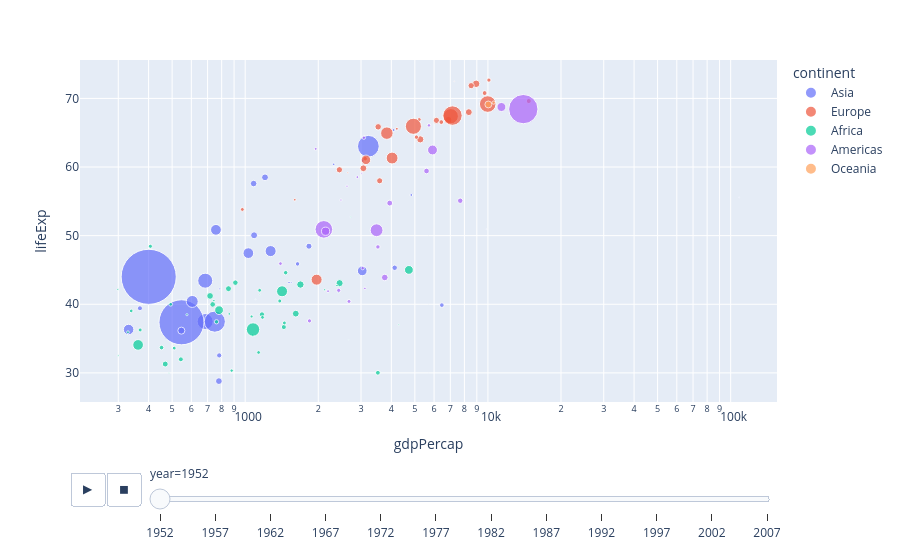

Here is the notebook cell this chart was saved with:
### Markdown cell above
---
## 📝 Task 8 — Interactive Charts with Plotly Express

### Background
Plotly Express (imported as `px`) creates fully interactive charts in one or two lines. Charts support hover info, zoom, and filtering by legend clicks out of the box.

### 🎯 Your Task
Use the **built-in `gapminder` dataset** (`px.data.gapminder()`) to create:

**Part A — Animated Scatter Plot:**  
Plot `gdpPercap` (x, log scale) vs `lifeExp` (y), with:
- Bubble size = `pop`
- Color = `continent`
- Animation frame = `year`
- Title: "GDP vs Life Expectancy Over Time"

**Part B — Bar Chart (2007 snapshot):**  
Filter for `year == 2007` and `continent == 'Asia'`. Plot a bar chart of `country` vs `lifeExp`, sorted descending. Title: "Life Expectancy in Asia (2007)".

> 💡 **Hint for Part A:** `px.scatter(..., animation_frame='year', log_x=True, size='pop', size_max=60)`  
> 💡 **Hint for Part B:** Use `df.sort_values('lifeExp', ascending=False)` before plotting.

### Code cell
import plotly.express as px

gapminder = px.data.gapminder()

# YOUR CODE HERE — Part A: Animated scatter plot
figure = px.scatter(gapminder, x="gdpPercap", y = "lifeExp", animation_frame='year', log_x=True, size='pop', size_max=60, color="continent")
figure.show()

### Figure 1 — Plotly figure (JSON) as saved in the notebook; plotly's stock layout.template omitted (floating-point values rounded to 4 significant figures)
{"data": [{"hovertemplate": "continent=Asia<br>year=1952<br>gdpPercap=%{x}<br>lifeExp=%{y}<br>pop=%{marker.size}<extra></extra>", "legendgroup": "Asia", "marker": {"color": "#636efa", "size": [8425333, 120447, 46886859, 4693836, 556263527, 2125900, 372000000, 82052000, 17272000, 5441766, 1620914, 86459025, 607914, 8865488, 20947571, 160000, 1439529, 6748378, 800663, 20092996, 9182536, 507833, 41346560, 22438691, 4005677, 1127000, 7982342, 3661549, 8550362, 21289402, 26246839, 1030585, 4963829], "sizemode": "area", "sizeref": 366300.0, "symbol": "circle"}, "mode": "markers", "name": "Asia", "orientation": "v", "showlegend": true, "type": "scatter", "x": [779.4, 9867.0, 684.2, 368.5, 400.4, 3054.0, 546.6, 749.7, 3035.0, 4130.0, 4087.0, 3217.0, 1547.0, 1088.0, 1031.0, 108400.0, 4835.0, 1831.0, 786.6, 331.0, 545.9, 1828.0, 684.6, 1273.0, 6460.0, 2315.0, 1084.0, 1643.0, 1207.0, 757.8, 605.1, 1516.0, 781.7], "xaxis": "x", "y": [28.8, 50.94, 37.48, 39.42, 44.0, 60.96, 37.37, 37.47, 44.87, 45.32, 65.39, 63.03, 43.16, 50.06, 47.45, 55.56, 55.93, 48.46, 42.24, 36.32, 36.16, 37.58, 43.44, 47.75, 39.88, 60.4, 57.59, 45.88, 58.5, 50.85, 40.41, 43.16, 32.55], "yaxis": "y"}, {"hovertemplate": "continent=Europe<br>year=1952<br>gdpPercap=%{x}<br>lifeExp=%{y}<br>pop=%{marker.size}<extra></extra>", "legendgroup": "Europe", "marker": {"color": "#EF553B", "size": [1282697, 6927772, 8730405, 2791000, 7274900, 3882229, 9125183, 4334000, 4090500, 42459667, 69145952, 7733250, 9504000, 147962, 2952156, 47666000, 413834, 10381988, 3327728, 25730551, 8526050, 16630000, 6860147, 3558137, 1489518, 28549870, 7124673, 4815000, 22235677, 50430000], "sizemode": "area", "sizeref": 366300.0, "symbol": "circle"}, "mode": "markers", "name": "Europe", "orientation": "v", "showlegend": true, "type": "scatter", "x": [1601.0, 6137.0, 8343.0, 973.5, 2444.0, 3119.0, 6876.0, 9692.0, 6425.0, 7030.0, 7144.0, 3531.0, 5264.0, 7268.0, 5210.0, 4931.0, 2648.0, 8942.0, 10100.0, 4029.0, 3068.0, 3145.0, 3581.0, 5075.0, 4215.0, 3834.0, 8528.0, 14730.0, 1969.0, 9980.0], "xaxis": "x", "y": [55.23, 66.8, 68.0, 53.82, 59.6, 61.21, 66.87, 70.78, 66.55, 67.41, 67.5, 65.86, 64.03, 72.49, 66.91, 65.94, 59.16, 72.13, 72.67, 61.31, 59.82, 61.05, 58.0, 64.36, 65.57, 64.94, 71.86, 69.62, 43.59, 69.18], "yaxis": "y"}, {"hovertemplate": "continent=Africa<br>year=1952<br>gdpPercap=%{x}<br>lifeExp=%{y}<br>pop=%{marker.size}<extra></extra>", "legendgroup": "Africa", "marker": {"color": "#00cc96", "size": [9279525, 4232095, 1738315, 442308, 4469979, 2445618, 5009067, 1291695, 2682462, 153936, 14100005, 854885, 2977019, 63149, 22223309, 216964, 1438760, 20860941, 420702, 284320, 5581001, 2664249, 580653, 6464046, 748747, 863308, 1019729, 4762912, 2917802, 3838168, 1022556, 516556, 9939217, 6446316, 485831, 3379468, 33119096, 257700, 2534927, 60011, 2755589, 2143249, 2526994, 14264935, 8504667, 290243, 8322925, 1219113, 3647735, 5824797, 2672000, 3080907], "sizemode": "area", "sizeref": 366300.0, "symbol": "circle"}, "mode": "markers", "name": "Africa", "orientation": "v", "showlegend": true, "type": "scatter", "x": [2449.0, 3521.0, 1063.0, 851.2, 543.3, 339.3, 1173.0, 1071.0, 1179.0, 1103.0, 780.5, 2126.0, 1389.0, 2670.0, 1419.0, 375.6, 328.9, 362.1, 4293.0, 485.2, 911.3, 510.2, 299.9, 853.5, 298.8, 575.6, 2388.0, 1443.0, 369.2, 452.3, 743.1, 1968.0, 1688.0, 468.5, 2424.0, 761.9, 1077.0, 2719.0, 493.3, 879.6, 1450.0, 879.8, 1136.0, 4725.0, 1616.0, 1148.0, 716.7, 859.8, 1468.0, 734.8, 1147.0, 406.9], "xaxis": "x", "y": [43.08, 30.02, 38.22, 47.62, 31.98, 39.03, 38.52, 35.46, 38.09, 40.72, 39.14, 42.11, 40.48, 34.81, 41.89, 34.48, 35.93, 34.08, 37.0, 30.0, 43.15, 33.61, 32.5, 42.27, 42.14, 38.48, 42.72, 36.68, 36.26, 33.69, 40.54, 50.99, 42.87, 31.29, 41.73, 37.44, 36.32, 52.72, 40.0, 46.47, 37.28, 30.33, 32.98, 45.01, 38.63, 41.41, 41.22, 38.6, 44.6, 39.98, 42.04, 48.45], "yaxis": "y"}, {"hovertemplate": "continent=Americas<br>year=1952<br>gdpPercap=%{x}<br>lifeExp=%{y}<br>pop=%{marker.size}<extra></extra>", "legendgroup": "Americas", "marker": {"color": "#ab63fa", "size": [17876956, 2883315, 56602560, 14785584, 6377619, 12350771, 926317, 6007797, 2491346, 3548753, 2042865, 3146381, 3201488, 1517453, 1426095, 30144317, 1165790, 940080, 1555876, 8025700, 2227000, 662850, 157553000, 2252965, 5439568], "sizemode": "area", "sizeref": 366300.0, "symbol": "circle"}, "mode": "markers", "name": "Americas", "orientation": "v", "showlegend": true, "type": "scatter", "x": [5911.0, 2677.0, 2109.0, 11370.0, 3940.0, 2144.0, 2627.0, 5587.0, 1398.0, 3522.0, 3048.0, 2428.0, 1840.0, 2195.0, 2899.0, 3478.0, 3112.0, 2480.0, 1952.0, 3759.0, 3082.0, 3023.0, 13990.0, 5717.0, 7690.0], "xaxis": "x", "y": [62.48, 40.41, 50.92, 68.75, 54.74, 50.64, 57.21, 59.42, 45.93, 48.36, 45.26, 42.02, 37.58, 41.91, 58.53, 50.79, 42.31, 55.19, 62.65, 43.9, 64.28, 59.1, 68.44, 66.07, 55.09], "yaxis": "y"}, {"hovertemplate": "continent=Oceania<br>year=1952<br>gdpPercap=%{x}<br>lifeExp=%{y}<br>pop=%{marker.size}<extra></extra>", "legendgroup": "Oceania", "marker": {"color": "#FFA15A", "size": [8691212, 1994794], "sizemode": "area", "sizeref": 366300.0, "symbol": "circle"}, "mode": "markers", "name": "Oceania", "orientation": "v", "showlegend": true, "type": "scatter", "x": [10040.0, 10560.0], "xaxis": "x", "y": [69.12, 69.39], "yaxis": "y"}], "layout": {"legend": {"itemsizing": "constant", "title": {"text": "continent"}, "tracegroupgap": 0}, "margin": {"t": 60}, "sliders": [{"active": 0, "currentvalue": {"prefix": "year="}, "len": 0.9, "pad": {"b": 10, "t": 60}, "steps": [{"args": [["1952"], {"frame": {"duration": 0, "redraw": false}, "fromcurrent": true, "mode": "immediate", "transition": {"duration": 0, "easing": "linear"}}], "label": "1952", "method": "animate"}, {"args": [["1957"], {"frame": {"duration": 0, "redraw": false}, "fromcurrent": true, "mode": "immediate", "transition": {"duration": 0, "easing": "linear"}}], "label": "1957", "method": "animate"}, {"args": [["1962"], {"frame": {"duration": 0, "redraw": false}, "fromcurrent": true, "mode": "immediate", "transition": {"duration": 0, "easing": "linear"}}], "label": "1962", "method": "animate"}, {"args": [["1967"], {"frame": {"duration": 0, "redraw": false}, "fromcurrent": true, "mode": "immediate", "transition": {"duration": 0, "easing": "linear"}}], "label": "1967", "method": "animate"}, {"args": [["1972"], {"frame": {"duration": 0, "redraw": false}, "fromcurrent": true, "mode": "immediate", "transition": {"duration": 0, "easing": "linear"}}], "label": "1972", "method": "animate"}, {"args": [["1977"], {"frame": {"duration": 0, "redraw": false}, "fromcurrent": true, "mode": "immediate", "transition": {"duration": 0, "easing": "linear"}}], "label": "1977", "method": "animate"}, {"args": [["1982"], {"frame": {"duration": 0, "redraw": false}, "fromcurrent": true, "mode": "immediate", "transition": {"duration": 0, "easing": "linear"}}], "label": "1982", "method": "animate"}, {"args": [["1987"], {"frame": {"duration": 0, "redraw": false}, "fromcurrent": true, "mode": "immediate", "transition": {"duration": 0, "easing": "linear"}}], "label": "1987", "method": "animate"}, {"args": [["1992"], {"frame": {"duration": 0, "redraw": false}, "fromcurrent": true, "mode": "immediate", "transition": {"duration": 0, "easing": "linear"}}], "label": "1992", "method": "animate"}, {"args": [["1997"], {"frame": {"duration": 0, "redraw": false}, "fromcurrent": true, "mode": "immediate", "transition": {"duration": 0, "easing": "linear"}}], "label": "1997", "method": "animate"}, {"args": [["2002"], {"frame": {"duration": 0, "redraw": false}, "fromcurrent": true, "mode": "immediate", "transition": {"duration": 0, "easing": "linear"}}], "label": "2002", "method": "animate"}, {"args": [["2007"], {"frame": {"duration": 0, "redraw": false}, "fromcurrent": true, "mode": "immediate", "transition": {"duration": 0, "easing": "linear"}}], "label": "2007", "method": "animate"}], "x": 0.1, "xanchor": "left", "y": 0, "yanchor": "top"}], "updatemenus": [{"buttons": [{"args": [null, {"frame": {"duration": 500, "redraw": false}, "fromcurrent": true, "mode": "immediate", "transition": {"duration": 500, "easing": "linear"}}], "label": "&#9654;", "method": "animate"}, {"args": [[null], {"frame": {"duration": 0, "redraw": false}, "fromcurrent": true, "mode": "immediate", "transition": {"duration": 0, "easing": "linear"}}], "label": "&#9724;", "method": "animate"}], "direction": "left", "pad": {"r": 10, "t": 70}, "showactive": false, "type": "buttons", "x": 0.1, "xanchor": "right", "y": 0, "yanchor": "top"}], "xaxis": {"anchor": "y", "domain": [0, 1], "title": {"text": "gdpPercap"}, "type": "log"}, "yaxis": {"anchor": "x", "domain": [0, 1], "title": {"text": "lifeExp"}}}}
